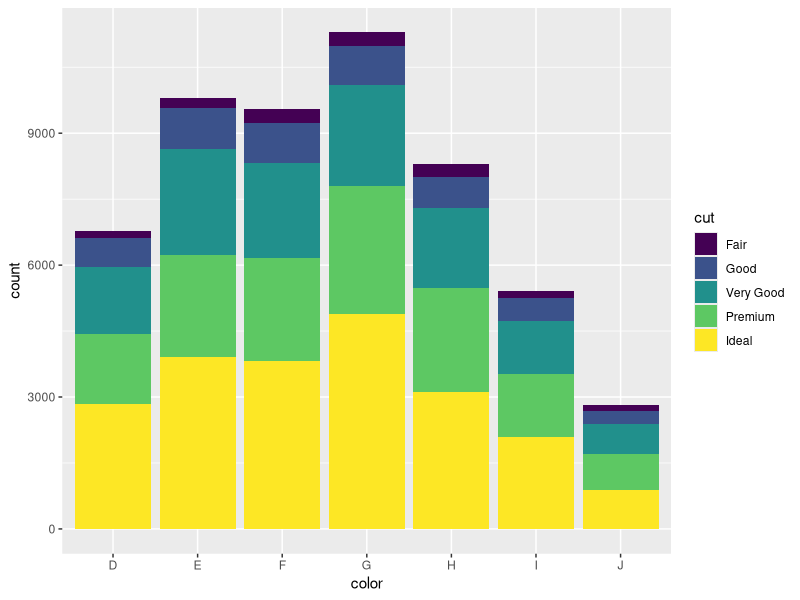

Write the R code that produced this figure.

#install.packages('ggplot2', dep = TRUE)
require(ggplot2)
data(package='ggplot2')
head(diamonds)
ggplot(diamonds, aes(color, fill=cut)) + geom_bar()

View(diamonds)
summary(diamonds)
subset(diamonds, cut %in% 'Fair' & color %in% 'J' & price < 1000)
subset(diamonds, cut %in% 'Fair' & color %in% 'J' & price < 1000)$price

mean(subset(diamonds, cut %in% 'Fair' & color %in% 'J' & price < 1000)$price)

